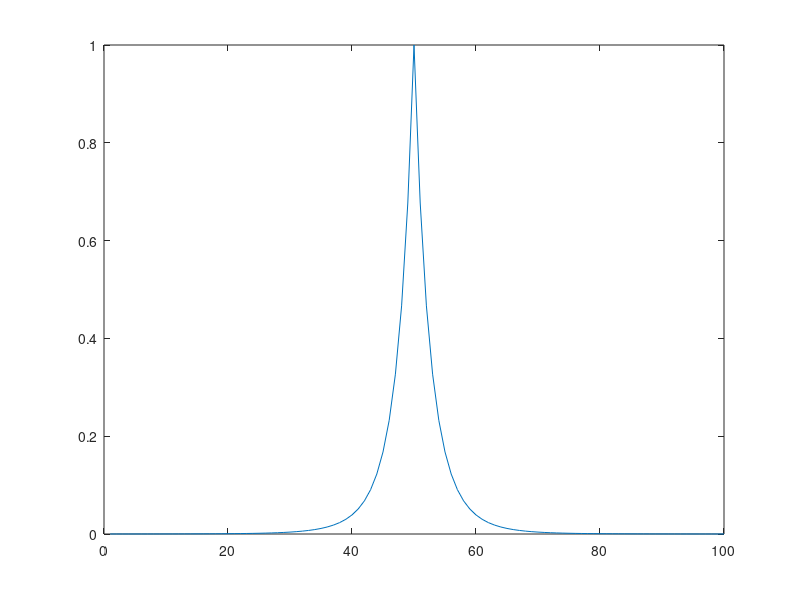

MATLAB code to generate this figure:
clc;
clear all;
x=1:100;
a=20;
b=4;
c=50;
d=90;
sigma=5;
triangle=max(min((x-a)/(b-a),(c-x)/(c-b)),0);
trap=max(min(min((x-a)/(b-a),1),(d-x)/(d-c)),0);
gauss=exp(-((x-c)/sigma).^2*0.5);
bell=1./((1+abs((x-c)/a)).^(2*b));
figure(1)
plot(x,bell);
